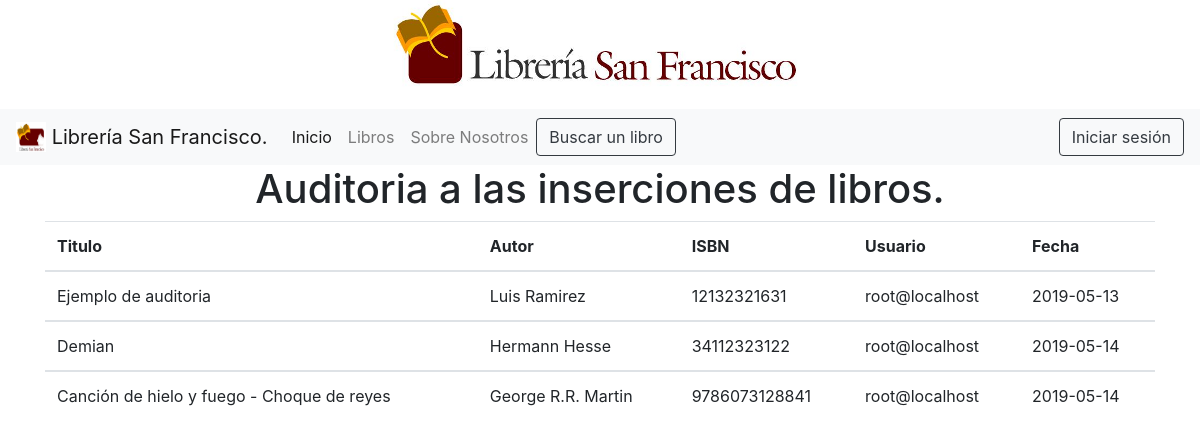
Before: /auditoria.php with the older database file.
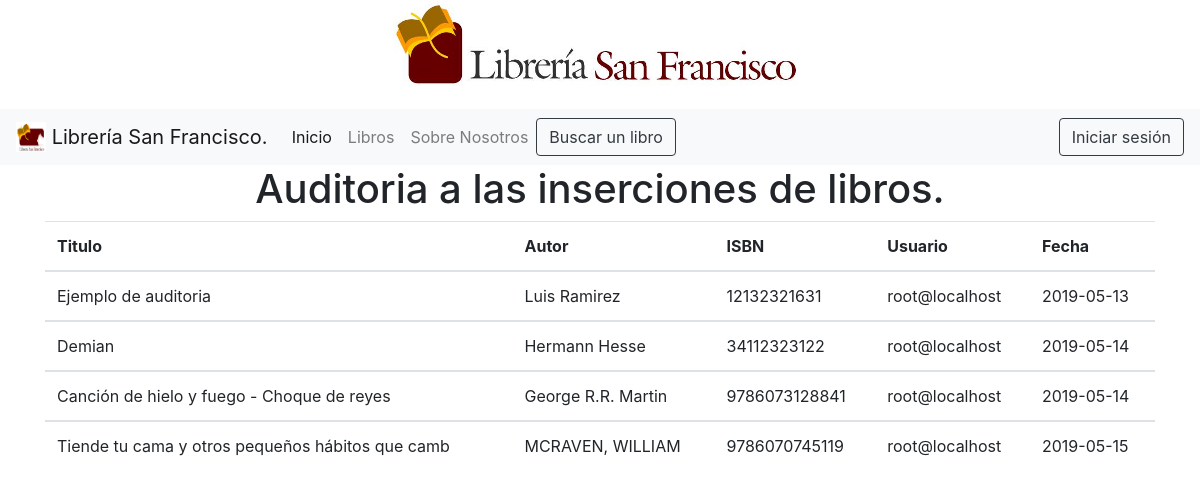
After: the same page with the newer database file.
### tables this page shows
CREATE TABLE `tabla_auditoria` (
  `is_auditoria` int(11) NOT NULL,
  `titulo_copia` varchar(100) NOT NULL,
  `autor_copia` varchar(50) NOT NULL,
  `isbn_copia` varchar(50) NOT NULL,
  `usuario` varchar(50) NOT NULL,
  `fecha` date NOT NULL
);

### auditoria.php (the view, shortened to what this page needs)
<?php
require 'conexion.php';
$sql = "SELECT * FROM tabla_auditoria";
$resultado = $conexion->query($sql);
?>
<!DOCTYPE html>
<html>
<head>
</head>
<body>
	<?php include 'navbar.php'; ?>
	<div class="container" style="margin:auto;">
    <center>
        <h1>Auditoria a las inserciones de libros.</h1>
    </center>
        <center>
          <table class="table">
              <thead>
                  <tr>
                      <th scope="col">Titulo</th>
                      <th scope="col">Autor</th>
                      <th scope="col">ISBN</th>
                      <th scope="col">Usuario</th>
                      <th scope="col">Fecha</th>
              </thead>
              <?php while($row = $resultado->fetch_assoc()):?>
              <?php
                $tirulo_copia = $row["titulo_copia"];
                  $autor_copia= $row["autor_copia"];
                  $isbn_copia = $row["isbn_copia"];
                  $usuario= $row["usuario"];
                  $fecha = $row["fecha"];
              ?>
              <tbody>
                  <tr>
                      <td scope="row"><?php echo $tirulo_copia ?></td>
                      <td><?php echo $autor_copia ?></td>
                      <td><?php echo  $isbn_copia ?></td>
                      <td><?php echo $usuario ?></td>
                      <td><?php echo $fecha ?></td>
                  </tr>
                  <?php endwhile; ?>
              </tbody>
          </table>
        </center>
    </div>
</body>
</html>

Changed rows visible on the page:
added tabla_auditoria: titulo_copia "Tiende tu cama y otros pequeños hábitos que camb", autor_copia "MCRAVEN, WILLIAM", isbn_copia "9786070745119", usuario "root@localhost", fecha "2019-05-15"
